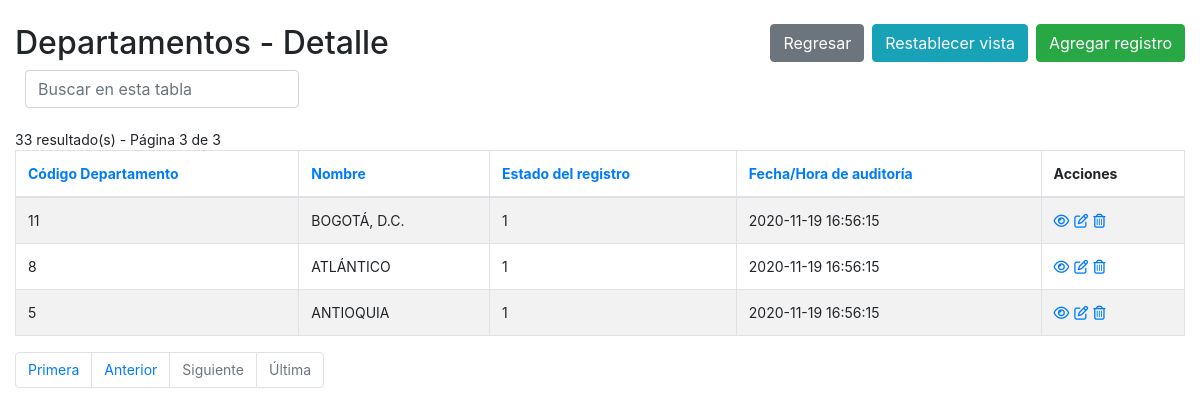
/departamentos-index.php?&pageno=3, run on an earlier commit of the app's database.
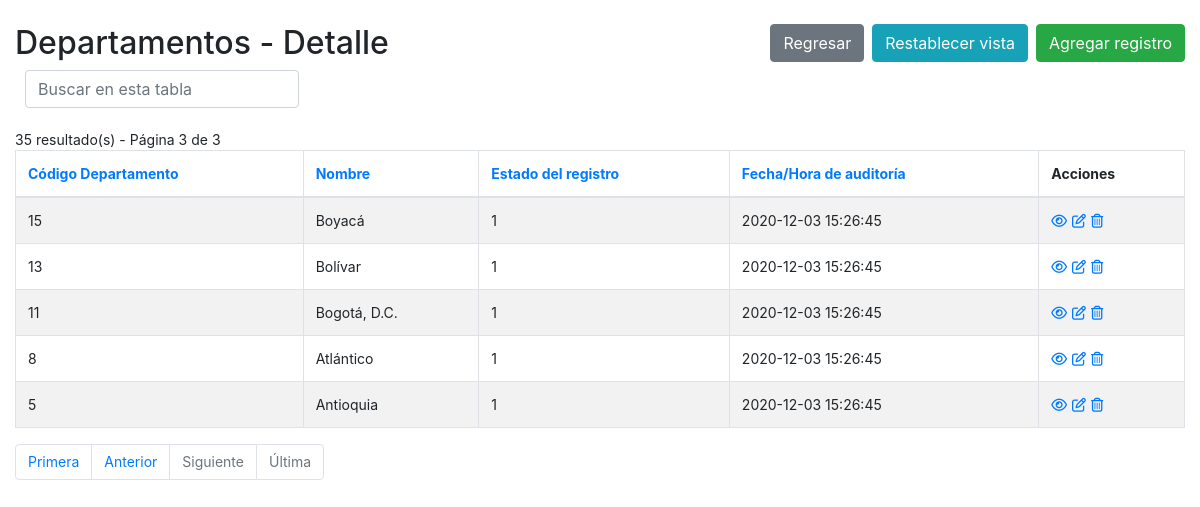
And on a later commit of the database.
### tables this page shows
CREATE TABLE `departamentos` (
  `idDepartamento` int(3) UNSIGNED NOT NULL,
  `codigoDepartamento` int(3) DEFAULT NULL,
  `departamento` varchar(255) DEFAULT NULL,
  `estado` tinyint(4) DEFAULT 1,
  `auditoria` datetime DEFAULT current_timestamp() ON UPDATE current_timestamp()
);

### config.php (called while the page is built, shortened)
<?php
$no_of_records_per_page = 15;
?>

### departamentos-index.php (the view, shortened to what the changed rows need)
<!DOCTYPE html>
<html lang="es">
<head>
    <link rel="stylesheet" href="https://stackpath.bootstrapcdn.com/bootstrap/4.5.0/css/bootstrap.min.css">
</head>
<body>
    <section class="pt-4">
        <div class="container-fluid">
            <div class="row">
                <div class="col-md-12">
                    <div class="page-header clearfix">
                        <h2 class="float-left">Departamentos - Detalle</h2>
                        <a href="departamentos-create.php" class="btn btn-success float-right">Agregar registro</a>
                        <a href="departamentos-index.php" class="btn btn-info float-right mr-2">Restablecer vista</a>
                        <a href="index.php" class="btn btn-secondary float-right mr-2">Regresar</a>
                    </div>
                    <div class="form-row">
                        <form action="departamentos-index.php" method="get">
                    </div>
                    <br>
                    <?php
                    require_once "config.php";
                    $domain     = $_SERVER['HTTP_HOST'];
                    $script   = $_SERVER['SCRIPT_NAME'];
                    $parameters   = $_SERVER['QUERY_STRING'];
                    $protocol=strpos(strtolower($_SERVER['SERVER_PROTOCOL']),'https')
                                === FALSE ? 'http' : 'https';
                    $currenturl = $protocol . '://' . $domain. $script . '?' . $parameters;
                    if (isset($_GET['pageno'])) {
                        $pageno = $_GET['pageno'];
                    } else {
                        $pageno = 1;
                    }
                    $offset = ($pageno-1) * $no_of_records_per_page;
                    $total_pages_sql = "SELECT COUNT(*) FROM departamentos";
                    $result = mysqli_query($link,$total_pages_sql);
                    $total_rows = mysqli_fetch_array($result)[0];
                    $total_pages = ceil($total_rows / $no_of_records_per_page);
                    $order = 'idDepartamento';
                    $sortBy = array('asc', 'desc'); $sort = 'desc';
                    $sql = "SELECT * FROM departamentos ORDER BY $order $sort LIMIT $offset, $no_of_records_per_page";
                    $count_pages = "SELECT * FROM departamentos";
                    if(!empty($_GET['search'])) {
                        $search = ($_GET['search']);
                        $sql = "SELECT * FROM departamentos
                            WHERE CONCAT (idDepartamento,departamento,estado,auditoria)
                            LIKE '%$search%'
                            ORDER BY $order $sort
                            LIMIT $offset, $no_of_records_per_page";
                        $count_pages = "SELECT * FROM departamentos
                            WHERE CONCAT (idDepartamento,departamento,estado,auditoria)
                            LIKE '%$search%'
                            ORDER BY $order $sort";
                    }
                    else {
                        $search = "";
                    }
                    if($result = mysqli_query($link, $sql)){
                        if(mysqli_num_rows($result) > 0){
                            if ($result_count = mysqli_query($link, $count_pages)) {
                               $total_pages = ceil(mysqli_num_rows($result_count) / $no_of_records_per_page);
                           }
                            $number_of_results = mysqli_num_rows($result_count);
                            echo "<div class='cantidad-paginas'>" . $number_of_results . " resultado(s) - Página " . $pageno . " de " . $total_pages . "</div>";
                            echo "<table class='table table-bordered table-striped'>";
                                echo "<thead>";
                                    echo "<tr>";
                                        echo "<th><a href=?search=$search&sort=&order=idDepartamento&sort=$sort>Código Departamento</th>";
										echo "<th><a href=?search=$search&sort=&order=departamento&sort=$sort>Nombre</th>";
										echo "<th><a href=?search=$search&sort=&order=estado&sort=$sort>Estado del registro</th>";
										echo "<th><a href=?search=$search&sort=&order=auditoria&sort=$sort>Fecha/Hora de auditoría</th>";
                                        echo "<th>Acciones</th>";
                                    echo "</tr>";
                                echo "</thead>";
                                echo "<tbody>";
                                while($row = mysqli_fetch_array($result)){
                                    echo "<tr>";
                                    echo "<td>" . $row['idDepartamento'] . "</td>";echo "<td>" . $row['departamento'] . "</td>";echo "<td>" . $row['estado'] . "</td>";echo "<td>" . $row['auditoria'] . "</td>";
                                        echo "<td>";
                                            echo "<a href='departamentos-read.php?idDepartamento=". $row['idDepartamento'] ."' title='Ver Registro' data-toggle='tooltip'><i class='far fa-eye'></i></a>";
                                            echo "<a href='departamentos-update.php?idDepartamento=". $row['idDepartamento'] ."' title='Actualizar Registro' data-toggle='tooltip'><i class='far fa-edit'></i></a>";
                                            echo "<a href='departamentos-delete.php?idDepartamento=". $row['idDepartamento'] ."' title='Borrar Registro' data-toggle='tooltip'><i class='far fa-trash-alt'></i></a>";
                                        echo "</td>";
                                    echo "</tr>";
                                }
                                echo "</tbody>";
                            echo "</table>";
?>
                                <ul class="pagination" align-right>
                                <?php
                                    $new_url = preg_replace('/&?pageno=[^&]*/', '', $currenturl);
                                 ?>
                                    <li class="page-item"><a class="page-link" href="<?php echo $new_url .'&pageno=1' ?>">Primera</a></li>
                                    <li class="page-item <?php if($pageno <= 1){ echo 'disabled'; } ?>">
                                        <a class="page-link" href="<?php if($pageno <= 1){ echo '#'; } else { echo $new_url ."&pageno=".($pageno - 1); } ?>">Anterior</a>
                                    </li>
                                    <li class="page-item <?php if($pageno >= $total_pages){ echo 'disabled'; } ?>">
                                        <a class="page-link" href="<?php if($pageno >= $total_pages){ echo '#'; } else { echo $new_url . "&pageno=".($pageno + 1); } ?>">Siguiente</a>
                                    </li>
                                    <li class="page-item <?php if($pageno >= $total_pages){ echo 'disabled'; } ?>">
                                        <a class="page-item"><a class="page-link" href="<?php echo $new_url .'&pageno=' . $total_pages; ?>">Última</a>
                                    </li>
                                </ul>
<?php
                        } else{
                            echo "<p class='lead sin-registros'><em>No se encontraron coincidencias.</em></p>";
                        }
                    } else{
                        echo "ERROR: No fue posible ejecutar $sql. " . mysqli_error($link);
                    }
                    ?>
                </div>
            </div>
        </div>
    </section>
</body>
</html>

What changed in the data, as far as the page shows it:
now on this page (row edited): departamentos: idDepartamento "15", departamento "Boyacá", estado "1", auditoria "2020-12-03 15:26:45"
now on this page (row edited): departamentos: idDepartamento "13", departamento "Bolívar", estado "1", auditoria "2020-12-03 15:26:45"
changed departamentos id 11: departamento "BOGOTÁ, D.C." → "Bogotá, D.C."; auditoria "2020-11-19 16:56:15" → "2020-12-03 15:26:45"
changed departamentos id 8: departamento "ATLÁNTICO" → "Atlántico"; auditoria "2020-11-19 16:56:15" → "2020-12-03 15:26:45"
changed departamentos id 5: departamento "ANTIOQUIA" → "Antioquia"; auditoria "2020-11-19 16:56:15" → "2020-12-03 15:26:45"
Also different on the page:
$number_of_results: "33" → "35"
